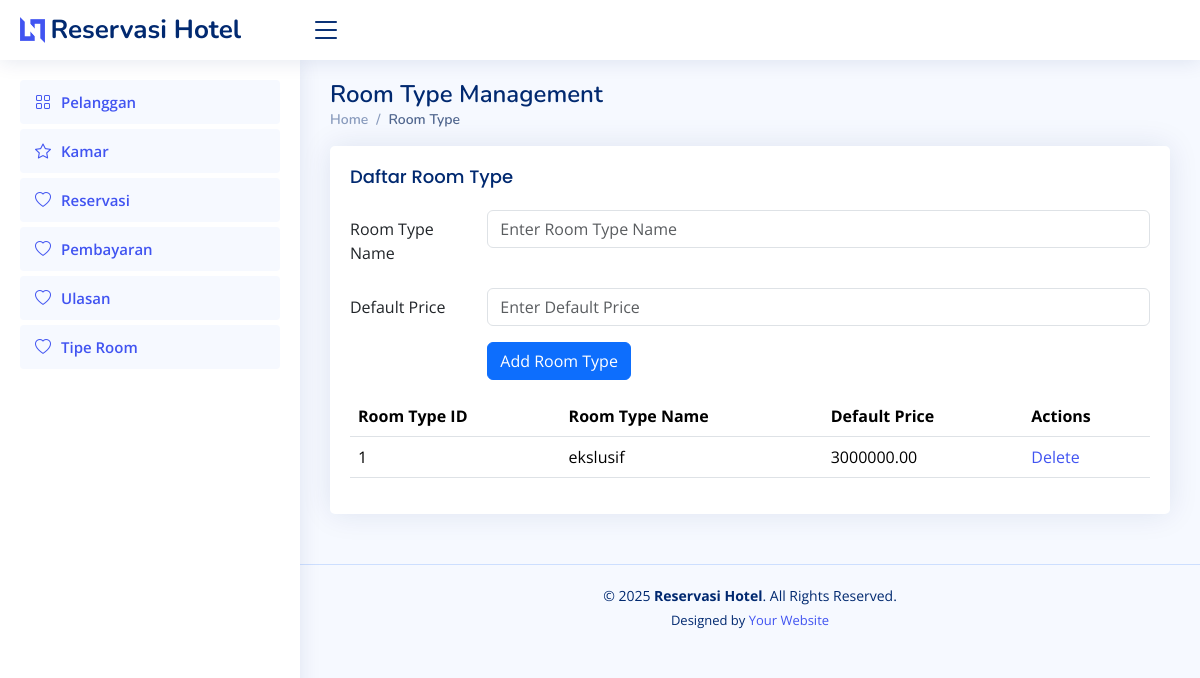
The app's page /pages/roomtype.php, older data.
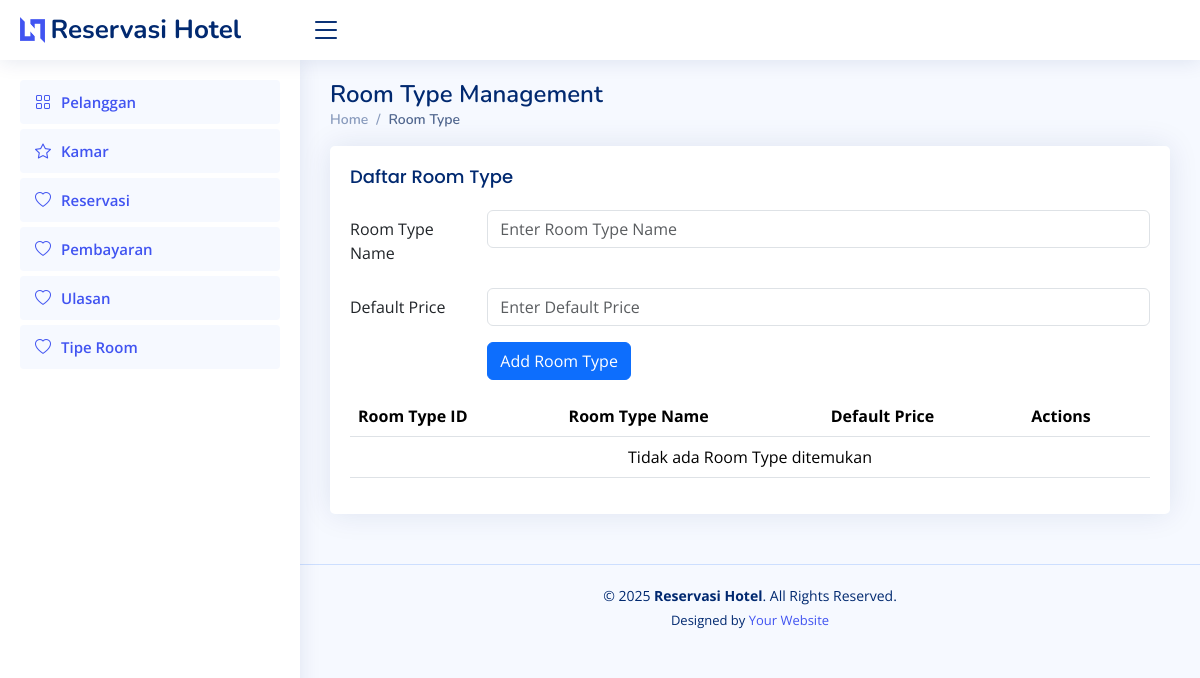
The same page, newer data.
### tables this page shows
CREATE TABLE `roomtype` (
  `RoomTypeID` int(11) NOT NULL,
  `RoomType` varchar(100) NOT NULL,
  `DefaultPrice` decimal(10,2) NOT NULL
);

### pages/roomtype.php (the view, shortened to what this page needs)
<?php include('../includes/db_connect.php'); ?>
<!DOCTYPE html>
<html lang="en">
<?php include('../includes/header.php'); ?>
<body>
  <main id="main" class="main">
    <div class="pagetitle">
      <h1>Room Type Management</h1>
      <nav>
        <ol class="breadcrumb">
          <li class="breadcrumb-item"><a href="index.html">Home</a></li>
          <li class="breadcrumb-item active">Room Type</li>
        </ol>
      </nav>
    </div>
    <section class="section">
      <div class="row">
        <div class="col-lg-12">
          <div class="card">
            <div class="card-body">
              <h5 class="card-title">Daftar Room Type</h5>
              <form method="POST" class="mb-3">
                <div class="row mb-3">
                  <label for="RoomType" class="col-sm-2 col-form-label">Room Type Name</label>
                  <div class="col-sm-10">
                    <input type="text" class="form-control" name="RoomType" id="RoomType" placeholder="Enter Room Type Name" required>
                  </div>
                </div>
                <div class="row mb-3">
                  <label for="DefaultPrice" class="col-sm-2 col-form-label">Default Price</label>
                  <div class="col-sm-10">
                    <input type="number" step="0.01" class="form-control" name="DefaultPrice" id="DefaultPrice" placeholder="Enter Default Price" required>
                  </div>
                </div>
                <div class="row mb-3">
                  <div class="col-sm-10 offset-sm-2">
                    <button type="submit" name="add_room_type" class="btn btn-primary">Add Room Type</button>
                  </div>
                </div>
              </form>
              <table class="table datatable">
                <thead>
                  <tr>
                    <th>Room Type ID</th>
                    <th>Room Type Name</th>
                    <th>Default Price</th>
                    <th>Actions</th>
                  </tr>
                </thead>
                <tbody>
                  <?php
                  $sql = "SELECT * FROM roomtype";
                  $result = $conn->query($sql);
                  if ($result->num_rows > 0) {
                    while ($row = $result->fetch_assoc()) {
                      echo "<tr>
                              <td>{$row['RoomTypeID']}</td>
                              <td>{$row['RoomType']}</td>
                              <td>{$row['DefaultPrice']}</td>
                              <td>
                                <a href='room_type.php?delete_id={$row['RoomTypeID']}' onclick='return confirm(\"Apakah Anda yakin ingin menghapus Room Type ini?\")'>Delete</a>
                              </td>
                            </tr>";
                    }
                  } else {
                    echo "<tr><td colspan='4' class='text-center'>Tidak ada Room Type ditemukan</td></tr>";
                  }
                  ?>
                </tbody>
              </table>
            </div>
          </div>
        </div>
      </div>
    </section>
  </main>
  <?php include('../includes/footer.php'); ?>
</body>
</html>

Row changes from the older to the newer data that the page shows:
removed roomtype: RoomTypeID "1", RoomType "ekslusif", DefaultPrice "3000000.00"
Text that changed along with them:
text now shown: "Tidak ada Room Type ditemukan"
